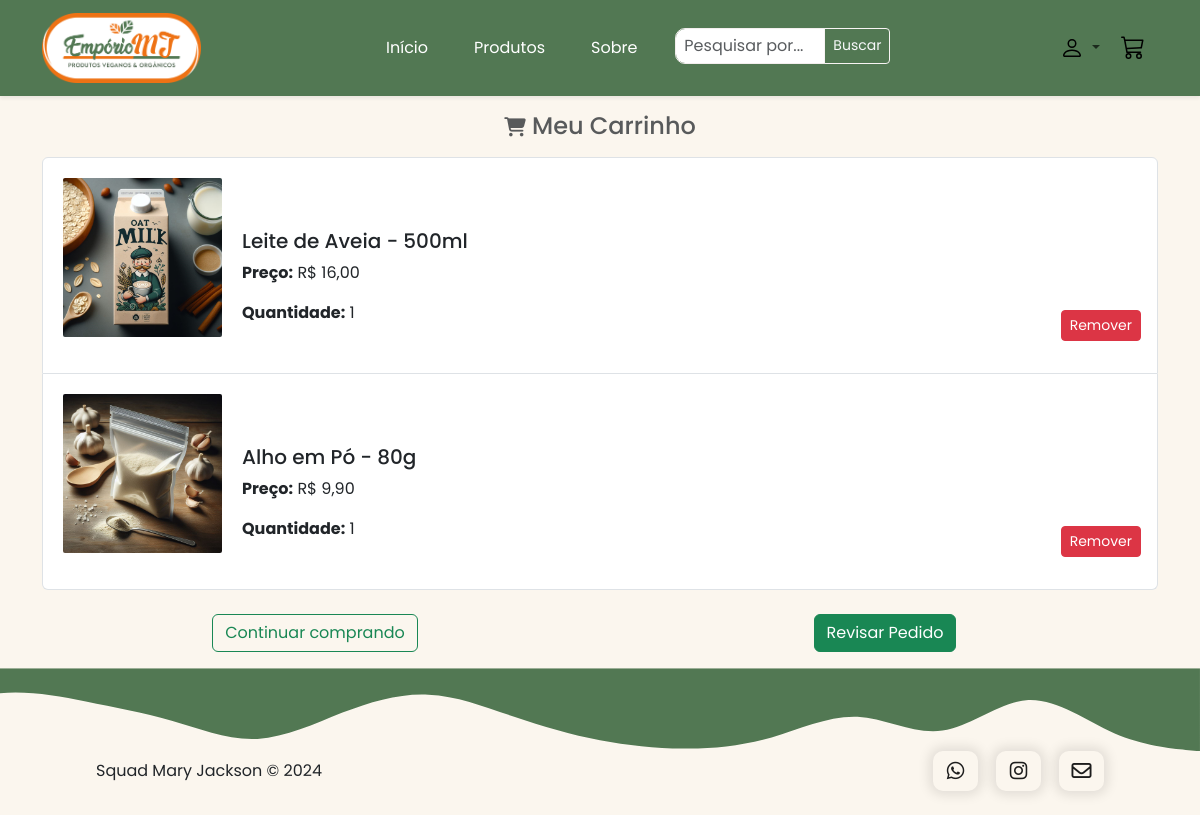
/carrinhoproduto/, run on an earlier commit of the app's database.
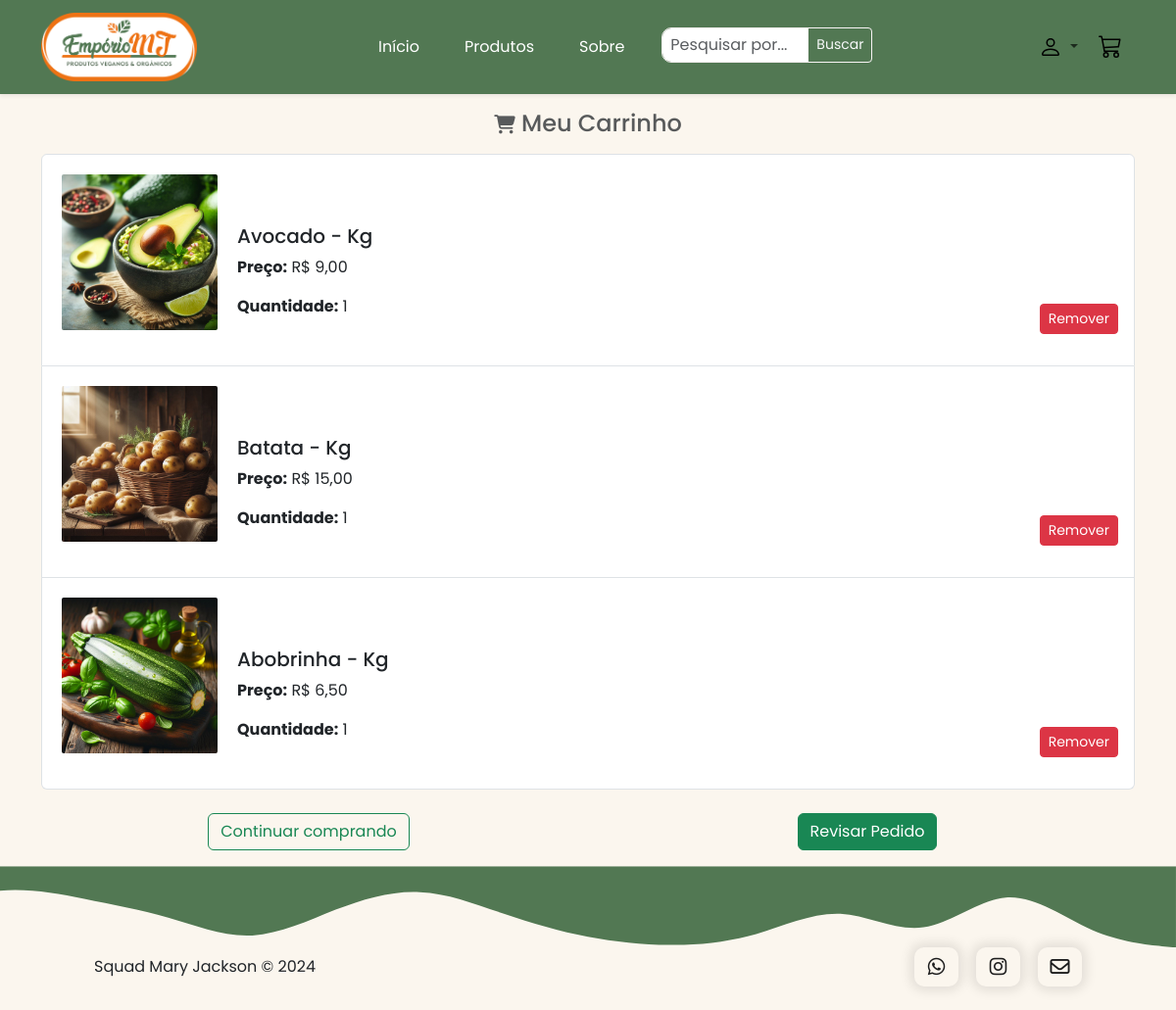
And on a later commit of the database.
### app_MJ/models.py (models this page shows, shortened)
class CarrinhoProduto(models.Model):
    carrinho = models.ForeignKey(Carrinho, on_delete=models.CASCADE)
    produto = models.ForeignKey(Produto, on_delete=models.CASCADE)
    quantidade = models.IntegerField()
    preco = models.DecimalField(max_digits=5, decimal_places=2)
    data_pedido = models.DateTimeField(default=datetime.now, blank=True)

class Produto(models.Model):
    nome_produto = models.CharField(max_length=200, default='')
    categoria = models.ForeignKey(Categoria, on_delete=models.CASCADE, default=1)
    descricao = models.TextField()
    quantidade = models.IntegerField(default=0)
    imagem = models.ImageField(upload_to="", null=True, blank=True)
    preco = models.DecimalField(max_digits=5, decimal_places=2)
    data_produto = models.DateTimeField(default=datetime.now, blank=True)

### app_MJ/views.py (the view)
# urls.py: path('carrinhoproduto/', carrinhoproduto, name='carrinhoproduto'),
def carrinhoproduto(request):
    carrinhoprodutos = CarrinhoProduto.objects.all()
    return render(request, 'carrinhoproduto.html', {'carrinhoprodutos': carrinhoprodutos})

### templates/carrinhoproduto.html (shortened to what this page needs)
{% extends 'base.html' %}
{% block content %}
<div class="container">
    <h2 class=" mt-3 mb-3 text-muted text-center" style="font-size: 1.5rem;"><i class="fas fa-shopping-cart" style="font-size: 1.2rem;"></i> Meu Carrinho</h2>
                <ul class="list-group mb-3">
                    {% for carrinhoproduto in carrinhoprodutos %}
                    <li class="list-group-item py-3">
                        <div class="row g-3 mb-3">
                            <div class="col-4 col-md-3 col-lg-2">
                                <img src="{{ carrinhoproduto.produto.imagem.url }}" class="img-thumbnail border-0" alt="{{ carrinhoproduto.produto.nome_produto }}" >
                            </div>
                            <div class="col-8 col-md-9 col-lg-7 col-xl-8 text-left align-self-end">
                                <h5>{{ carrinhoproduto.produto.nome_produto }}</h5>
                                <p><strong>Preço:</strong> R$ {{ carrinhoproduto.produto.preco }}</p>
                                <p><strong>Quantidade:</strong> {{ carrinhoproduto.quantidade }}</p>
                            </div>
                            <div class="col-md-2 align-self-end text-end">
                                <form action="{% url 'deletar_item_carrinho' carrinhoproduto.id %}" method="post">
                                    <button type="submit" class="btn btn-danger btn-sm">Remover</button>
                                </form>
                            </div>
                        </div>
                    </li>
                    {% endfor %}
                </ul>
    <div class="row mt-4 mb-3">
        <div class="col-md-6 text-center mb-2 mb-md-0">
            <a href="{% url 'produtos' %}" class="btn btn-outline-success btn-md text-decoration-none">Continuar comprando</a>
        </div>
        <div class="col-md-6 text-center">
            <form action="{% url 'finalizar_pedido' %}" method="post">
                <button type="submit" class="btn btn-success btn-md">Revisar Pedido</button>
            </form>
        </div>
    </div>
</div>
{% endblock %}

### templates/base.html (shortened to what this page needs)
<!DOCTYPE html>
{% load static %}
<html lang="pt-br">
  <head>
    <link rel="stylesheet" href="{% static 'css/base.css' %}">
    <link rel="stylesheet" href="{% static 'css/color.css' %}">
    <link rel="stylesheet" href="{% static 'css/style.css' %}">
    <link rel="stylesheet"
      href="/node_modules/bootstrap/dist/css/bootstrap.css">
    <link rel="stylesheet"
      href="https://cdnjs.cloudflare.com/ajax/libs/font-awesome/6.5.1/css/all.min.css">
    <link
      href="https://cdn.jsdelivr.net/npm/bootstrap@5.3.3/dist/css/bootstrap.min.css"
      rel="stylesheet"
>
    <link href="https://cdn.jsdelivr.net/npm/bootstrap-icons@1.5.0/font/bootstrap-icons.css" rel="stylesheet"/>
  </head>
  <body style="background-color: #FBF6EE;">
    <nav class="navbar navbar-expand-lg shadow-sm "
      style="background-color: #527853;">
      <div class="container">
        <a class="navbar-brand" href="/"><img
            src="{% static 'images/logo.png' %}" alt="logo" height="70"></a>
        <div class="collapse navbar-collapse">
          <ul class="navbar-nav flex-grow-1"
            style="justify-content: center; ">
            <li class="nav-item">
              <a class="nav-link" style="margin-right: 30px; text-decoration: none;
              color: #fff;" href="/">Início</a>
            </li>
            <li class="nav-item">
              <a class="nav-link" style="margin-right: 30px; text-decoration: none;
              color: #fff;" href="/produtos">Produtos</a>
            </li>
            <li class="nav-item">
              <a class="nav-link" style="margin-right: 30px; text-decoration: none;
              color: #fff;" href="/sobre">Sobre</a>
            </li>
            <li>
            <div class="align-self-end" >
              <form action="{% url 'busca' %}" method="GET" class="form-inline">
                <div class="input-group">
                  <input data-bs-toggle="tooltip" data-bs-placement="right" data-bs-html="true" title="Pesquise por categoria ou produto." type="text" name="q" id="busca" placeholder="Pesquisar por..." style="border-radius: 10px 0 0 10px; border: 1px solid rgb(243, 238, 238); padding: 5px 8px; width: 150px;" class="form-control">
                  <button type="submit" class="btn btn-outline-light btn-sm px-2" style="margin-left: -1px; border: 1px solid rgb(248, 244, 244);">Buscar</button>
                </div>
              </form>
              </div>
          </ul>
        <div class="align-self-end">
            <ul class="navbar-nav">
                <li class="nav-item dropdown">
                    <a class="nav-link dropdown-toggle" href="#" id="navbarDropdownMenuLink">
                        <img src="{% static 'icones/person.svg' %}" width="24" height="24" fill="#1d1d1d" alt="icone person">
                    </a>
                </li>
                <li>
                  <a href="/carrinhoproduto" class="btn" style="text-decoration: none;">
                    <img src="{% static 'icones/cart3.svg' %}" width="24" height="24" fill="#1d1d1d" alt="icone carrinho">
                  </a>
              </li>
            </ul>
        </div>
    </nav>
    {% block content %}
    {% endblock %}
  </body>
    <footer id="rodape" style="background-color: #FBF6EE;">
      <img src="{% static 'icones/wave.svg' %}" alt />
      <div class="footer_items"
        style="display: flex; justify-content: space-between; align-items: center">
        <span>Squad Mary Jackson &copy 2024</span>
        <div class="social-media">
          <a href style="color:#1d1d1d"><i
              class="fa-brands fa-whatsapp"></i></a>
          <a href style="color:#1d1d1d"><i
              class="fa-brands fa-instagram"></i></a>
          <a href style="color:#1d1d1d"><i
              class="fa-regular fa-envelope"></i></a>
        </div>
      </div>
    </footer>
  </html>

### static/css/base.css (style rules this page uses)
.nav-link { color: var(--black); }

### static/css/color.css (style rules this page uses)
:root { --green: #527853; --dark-orange: #ee7214; --light-orange: #f7b787; --salmon: #f9e8d9; --black: #000; --white: #fff; --light-blue: #007bff; }

### static/css/style.css (style rules this page uses)
h2, h6 { color: var(--green); }
* { font-family: 'Poppins', sans-serif; margin: 0; padding: 0; box-sizing: border-box; }
html,body { overflow-x: hidden; }
body { background-color:#F9E8D9; min-width: 372px; }
.footer_items { display: flex; justify-content: space-between; padding: 0px 8% 24px 8%; align-items: center; }
.social-media { display: flex; gap: 18px; }
.social-media a { display: flex; align-items: center; justify-content: center; width: 45px; height: 40px; font-size: 1.25rem; border-radius: 10px; text-decoration: none; box-shadow: 0px 0px 12px 4px rgba(0, 0, 0, 0.1); transition: box-shadow 0.3s ease; }
.dropdown { display: inline-block; list-style: none; }

What changed in the data, as far as the page shows it:
removed CarrinhoProduto: produto.imagem (picture), produto.nome_produto "Leite de Aveia - 500ml", produto.preco "16,00", quantidade "1"
removed CarrinhoProduto: produto.imagem (picture), produto.nome_produto "Alho em Pó - 80g", produto.preco "9,90", quantidade "1"
added CarrinhoProduto: produto.imagem (picture), produto.nome_produto "Avocado - Kg", produto.preco "9,00", quantidade "1"
added CarrinhoProduto: produto.imagem (picture), produto.nome_produto "Batata - Kg", produto.preco "15,00", quantidade "1"
added CarrinhoProduto: produto.imagem (picture), produto.nome_produto "Abobrinha - Kg", produto.preco "6,50", quantidade "1"
